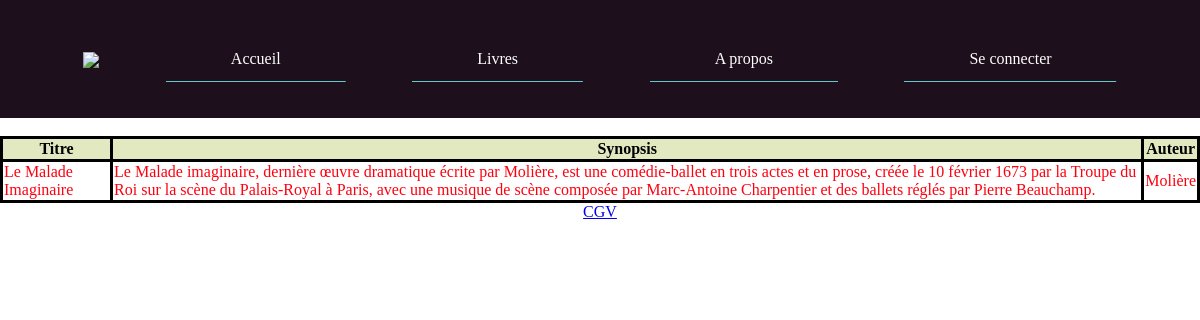
Page /autor/4 on the committed database.
### tables this page shows
CREATE TABLE `books` (
  `id` int(11) NOT NULL,
  `img` text NOT NULL,
  `title` varchar(255) NOT NULL,
  `synopsis` text,
  `id_autor` int(11) NOT NULL
);

CREATE TABLE `autors` (
  `id` int(11) NOT NULL,
  `name` varchar(25) NOT NULL
);

### autor.php (the view, shortened to what this page needs)
<?php
    require 'includes/database.php';
    if (isset($_GET['id']) && !empty($_GET['id'])) {
        $recup_books = $dbh->prepare('SELECT * FROM books WHERE books.id_autor = ?');
        $recup_books->execute([$_GET['id']]);
    }else{
        header('Location: /books');
    }
?>
<!DOCTYPE html>
<html lang="en">
<head>
    <link rel="stylesheet" href="/css/header.css">
    <link rel="stylesheet" href="/css/general.css">
    <link rel="stylesheet" href="/css/book.css">
</head>
<body>
    <header>
        <?php require "includes/header.php"; ?>
    </header>
    <div id="content">
        <table>
            <thead>
                <tr class="entete">
                    <th class="contenu">Titre</th>
                    <th class="contenu">Synopsis</th>
                    <th class="contenu">Auteur</th>
                </tr>
            </thead>
            <tbody>
                <?php
                    while($i = $recup_books->fetch()){
                        $id = htmlspecialchars($i['id']);
                        $title =  htmlspecialchars($i['title']);
                        $synopsis = htmlspecialchars($i['synopsis']);
                        $autorid = htmlspecialchars($i['id_autor']);
                        $extract_autor = $dbh->prepare('SELECT * FROM autors WHERE id = ?');
                        $extract_autor->execute([$autorid]);
                        $autor = $extract_autor->fetch();
                        ?>
                        <tr>
                            <td class="contenu"><a href="<?= "/book/" . $id ?>"><?= $title ?></a></td>
                            <td class="contenu"><a href="<?= "/book/" . $id ?>"><?= $synopsis ?></a></td>
                            <td class="contenu"><a href="<?= "/autor/" . $autor['id'] ?>"><?= $autor['name'] ?></a></td><br>
                        </tr>
                <?php } ?>
            </tbody>
        </table>
    </div>
    <footer>
        <?php require "includes/footer.php"; ?>
    </footer>
</body>
</html>

### css/general.css (style rules this page uses)
* { margin: 0; }

### css/book.css (style rules this page uses)
table { border-collapse:collapse;border-spacing:0; }
.contenu { border-style: solid; }
.contenu a { text-decoration: none; color: #ff000f; transition: ease-in-out .25s; }
.entete { background-color: #E2E9C0; }

### rows in the picture
books: title "Le Malade Imaginaire", synopsis "Le Malade imaginaire, dernière œuvre dramatique écrite par Molière, est une comédie-ballet en trois actes et en prose, créée le 10 février 1673 par la Troupe du Roi sur la scène du Palais-Royal à Paris, avec une musique de scène composée par Marc-Antoine Charpentier et des ballets réglés par Pierre Beauchamp.", id_autor.name "Molière"
